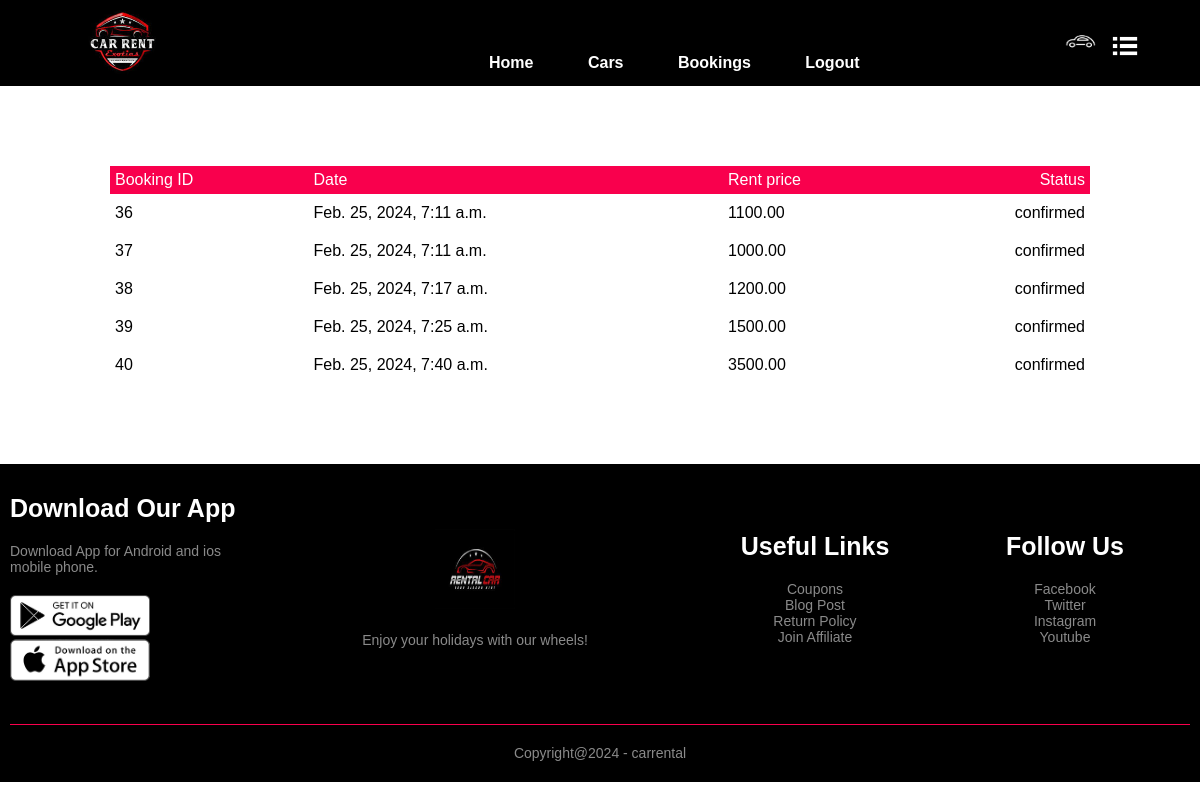
Screenshot of /bookings/bookings (signed in) with the database file from the repository.
### bookings/models.py (models this page shows, shortened)
class Booking(models.Model):
    LIVE=1
    DELETE=0
    DELETE_CHOICES=((LIVE,'Live'),(DELETE,'Delete'))
    CART_STAGE=0
    BOOKING_CONFIRMED=1
    BOOKING_PROCESSED=2
    BOOKING_DELIVERED=3
    BOOKING_REJECTED=4
    STATUS_CHOICE=((BOOKING_PROCESSED,"BOOKING_PROCESSED"),
                   (BOOKING_DELIVERED,"BOOKING_DELIVERED"),
                   (BOOKING_REJECTED,"BOOKING_REJECTED"),
                   )
    booking_status=models.IntegerField(choices=STATUS_CHOICE,default=CART_STAGE)
    total_price = models.DecimalField(default=0, max_digits=10, decimal_places=2)
    owner=models.ForeignKey(Customer,on_delete=models.SET_NULL,null=True,related_name='bookings')
    delete_status=models.IntegerField(choices=DELETE_CHOICES,default=LIVE)
    created_at=models.DateTimeField(auto_now_add=True)
    updated_at=models.DateTimeField(auto_now=True)

### bookings/views.py (the view)
# urls.py: path('bookings', views.show_bookings,name='bookings'),
@login_required(login_url='account')
def show_bookings(request):
    user=request.user
    customer=user.customer_profile
    all_bookings=Booking.objects.filter(owner=customer).exclude(booking_status=Booking.CART_STAGE)
    context={'bookings':all_bookings}
    return render(request, 'bookings.html',context)

### bookings/templatetags/getstatus.py (called while the page is built)
@register.simple_tag(name='getstatus')
def getstatus(status):
    status=status-1
    status_array=['confirmed','processsed','delivered','rejected']
    return status_array[status]

### templates/bookings.html
{% extends 'common.html'%}
{% block content %}
{% if messages%}
    {% for message  in messages %}
    <li class="{{message.tags}}">{{message}}</li>
    {%endfor%}
{%else%}
{% include 'booking_container.html' %}
{%endif%}
{% endblock content %}

### templates/booking_container.html
{% load static %}
{% load getstatus %}
<div class="small-container cart-page">
    {% if bookings  %}
    <table>
        <tbody>
        <tr>
            <th>Booking ID</th>
            <th>Date</th>
            <th>Rent price</th>
            <th>Status</th>
        </tr>
        {% for booking in bookings %}
        <tr>
            <td>{{booking.id}}</td>
            <td>{{booking.created_at}}</td>
            <td>{{booking.total_price}}</td>
            <td>{% getstatus booking.booking_status %}</td>
        </tr>
        {% endfor %}
        </tbody>
    </table>
    {% else %}
    <p>no bookings yet!</p>
    {% endif %}
</div>

### static/css/style2.css (style rules this page uses)
* { padding:0; margin:0; font-family: 'Josefin Sans',sans-serif; box-sizing:border-box; }
.small-container { max-width: 1080px; margin: auto; padding-left: 25px; padding-right: 25px; }
.cart-page { margin: 80px auto; }
table { width: 100%; border-collapse: collapse; }
th { text-align: left; padding: 5px; color: #fff; background: #f9004d; font-weight: normal; }
td { padding: 10px 5px; }
td:last-child { text-align: right; }
th:last-child { text-align: right; }

### rows the page displays
Booking: id "36", created_at "Feb. 25, 2024, 7:11 a.m.", total_price "1100.00", booking_status "confirmed"
Booking: id "37", created_at "Feb. 25, 2024, 7:11 a.m.", total_price "1000.00", booking_status "confirmed"
Booking: id "38", created_at "Feb. 25, 2024, 7:17 a.m.", total_price "1200.00", booking_status "confirmed"
Booking: id "39", created_at "Feb. 25, 2024, 7:25 a.m.", total_price "1500.00", booking_status "confirmed"
Booking: id "40", created_at "Feb. 25, 2024, 7:40 a.m.", total_price "3500.00", booking_status "confirmed"
